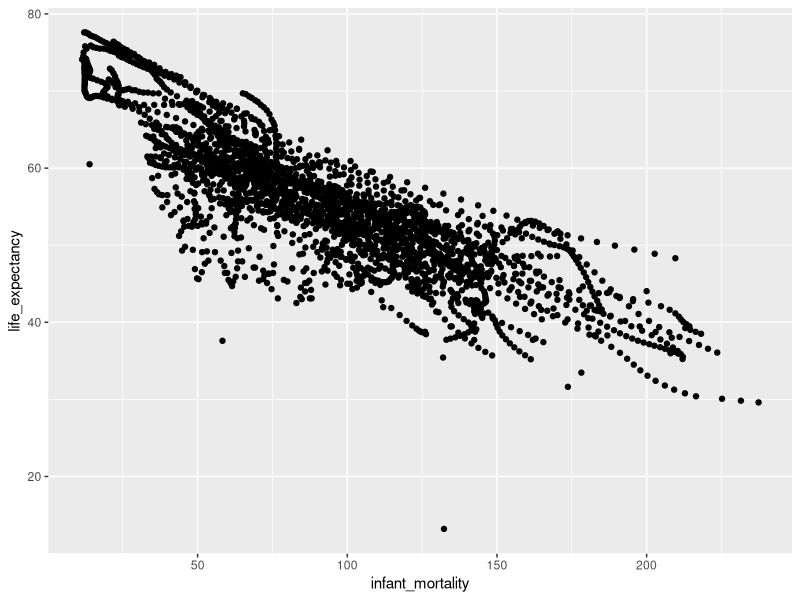
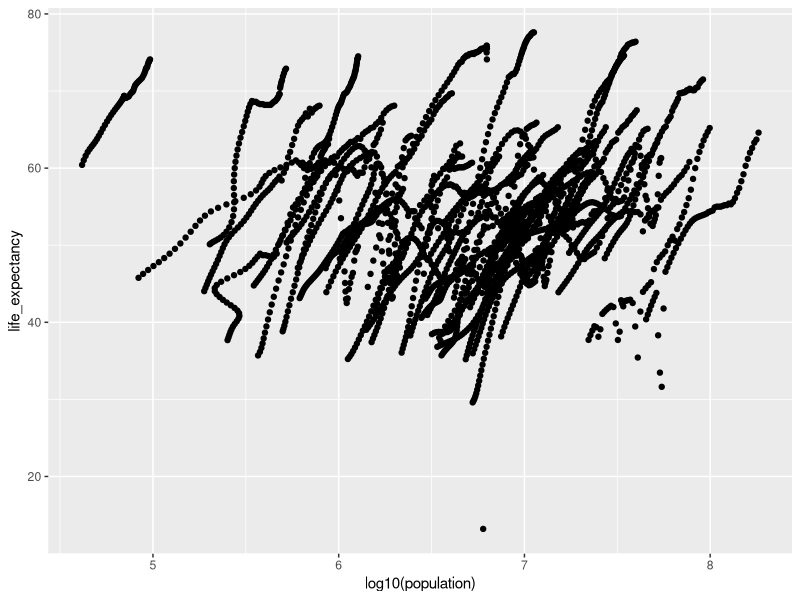
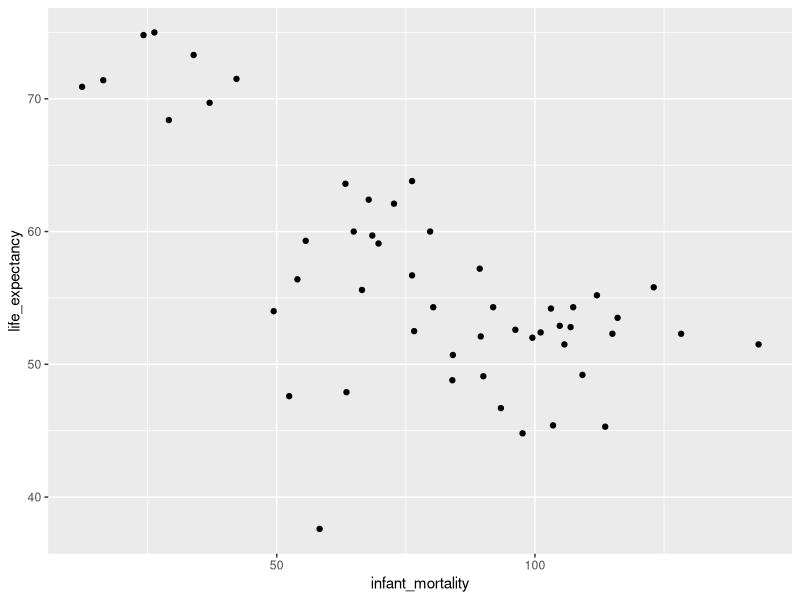
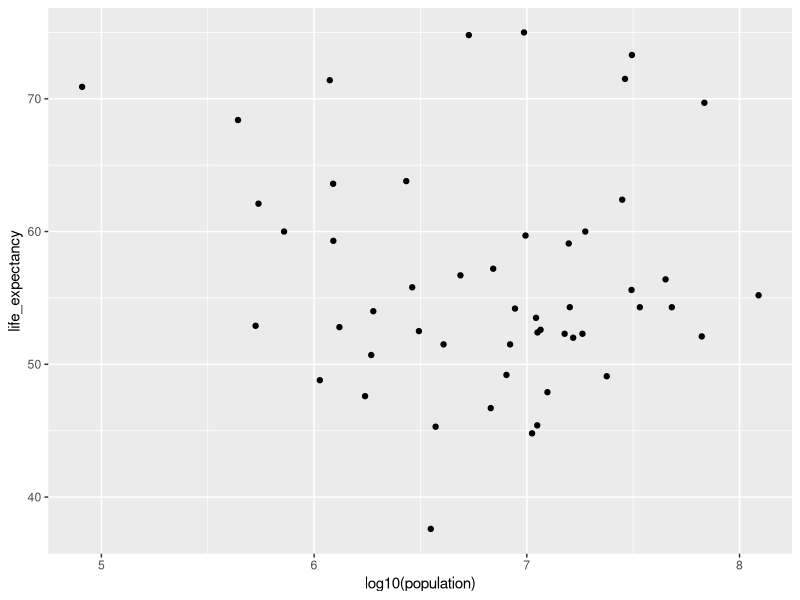
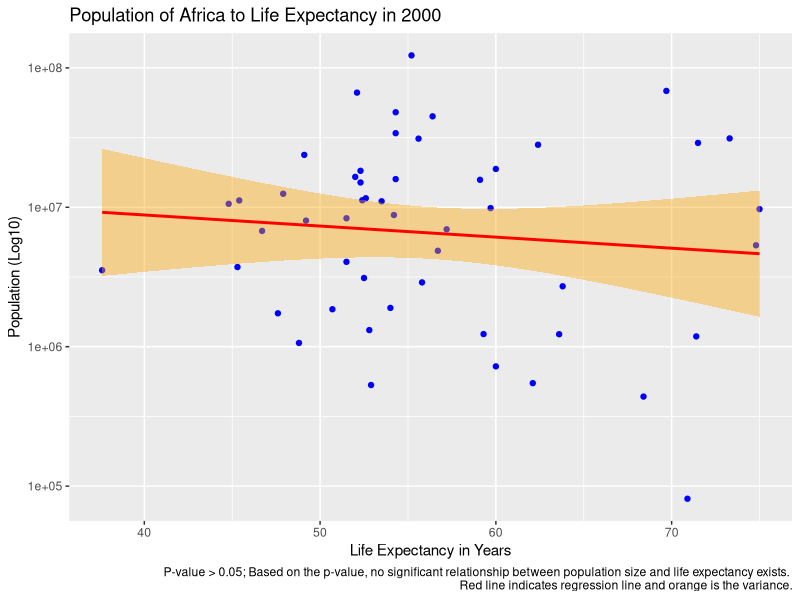
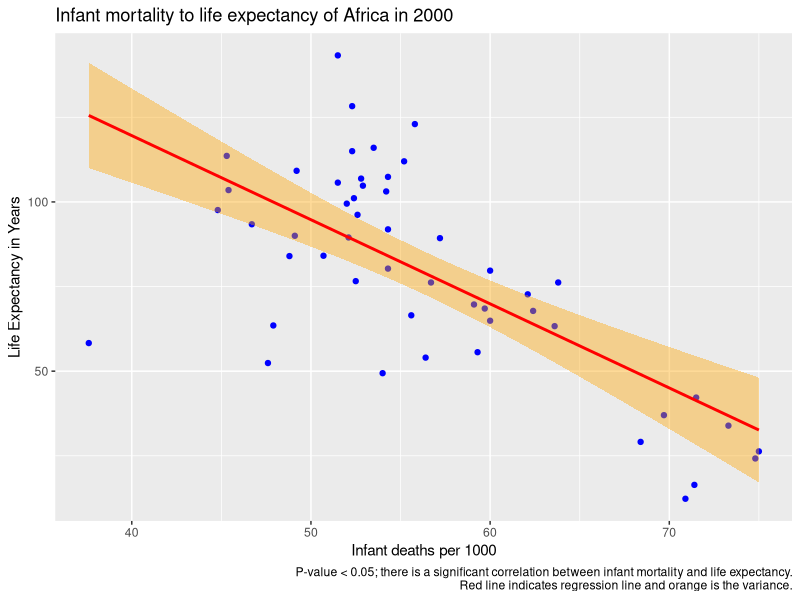
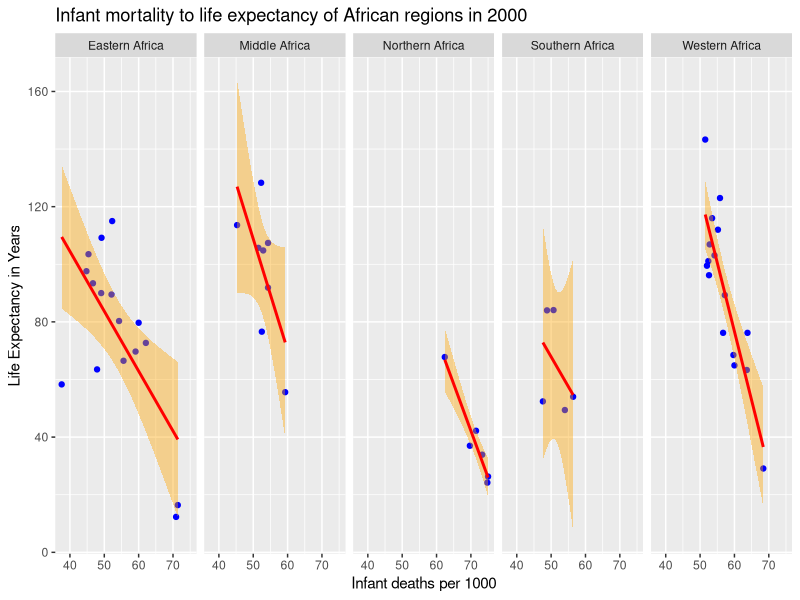

Source code (R) for these figures, in order:
## ---- chunk 1
library("dslabs")
library("tidyverse")
library(dplyr)
## ---- chunk 2
help("gapminder") 
## ---- chunk 3
str("gapminder")
## ---- chunk 4
summary("gapminder")
## ---- chunk 5
class("gapminder")
## ---- chunk 6
africadata <- gapminder %>%
dplyr::filter(continent == "Africa")
## ---- chunk 7
str(africadata)
summary(africadata)
## ---- chunk 8
africa_life_infant <- africadata %>%
  select("country", "life_expectancy", "infant_mortality")
## ---- chunk 9
africa_life_pop <- africadata %>%
  select("country", "life_expectancy", "population")
## ---- chunk 10
ggplot(data = africa_life_infant) + 
  geom_point(mapping = aes(infant_mortality, life_expectancy))
## ---- chunk 11
ggplot(data = africa_life_pop) + 
  geom_point(mapping = aes(log10(population), life_expectancy))
## ---- chunk 12
Missing1 <- africadata %>% 
           select(year,infant_mortality) %>% 
           filter(is.na(infant_mortality)) %>% 
           count(year) %>% 
           arrange(-n)
## ---- chunk 13
Y2K_africadata <- africadata %>%
  filter(year == "2000")
## ---- chunk 14
Y2K_africa_life_infant <- Y2K_africadata %>%
  select("country", "life_expectancy", "infant_mortality")
## ---- chunk 15
Y2K_africa_life_pop <- Y2K_africadata %>%
  select("country", "life_expectancy", "population")
## ---- chunk 16
ggplot(data = Y2K_africa_life_infant) + 
  geom_point(mapping = aes(infant_mortality, life_expectancy))
## ---- chunk 17
ggplot(data = Y2K_africa_life_pop) + 
  geom_point(mapping = aes(log10(population), life_expectancy))
## ---- chunk 18
fit_infant_life <- lm(life_expectancy~infant_mortality, data = Y2K_africa_life_infant)
summary(fit_infant_life)
## ---- chunk 19
fit_pop_life <- lm(life_expectancy~population, data = Y2K_africa_life_pop)
summary(fit_pop_life)
## ---- chunk 20
library(broom)
## ---- chunk 21
print(tidy(fit_pop_life))
## ---- chunk 22
print(tidy(fit_infant_life))
## ---- chunk 23
Y2K_africa_life_pop%>%
  ggplot(aes(life_expectancy, population))+
  scale_y_log10()+
  geom_point(color="blue")+
  geom_smooth(method = "lm", se=TRUE, fill="orange", color="red")+
#  stat_smooth(fill="orange", color="orange")+
  labs(x="Life Expectancy in Years", y="Population (Log10)", title = "Population of Africa to Life Expectancy in 2000", caption = "P-value > 0.05; Based on the p-value, no significant relationship between population size and life expectancy exists. \n Red line indicates regression line and orange is the variance.")

## ---- chunk 24

Y2K_africa_life_infant%>%
  ggplot(aes(life_expectancy, infant_mortality))+
  geom_point(color="blue")+
  geom_smooth(method = "lm", se=TRUE, fill="orange", color="red")+
  labs(x="Infant deaths per 1000", y="Life Expectancy in Years", title = "Infant mortality to life expectancy of Africa in 2000", caption = "P-value < 0.05; there is a significant correlation between infant mortality and life expectancy.\n Red line indicates regression line and orange is the variance.")

## ---- chunk 25
Y2K_africadata%>%
  ggplot(aes(life_expectancy, infant_mortality))+
  geom_point(color="blue")+
  geom_smooth(method = "lm", se=TRUE, fill="orange", color="red")+
  facet_grid(.~region)+
  labs(x="Infant deaths per 1000", y="Life Expectancy in Years", title = "Infant mortality to life expectancy of African regions in 2000")
## ---- chunk 26
Y2K_africadata%>%
  group_by(region)%>%
  do(tidy(lm(life_expectancy~infant_mortality,.)))
